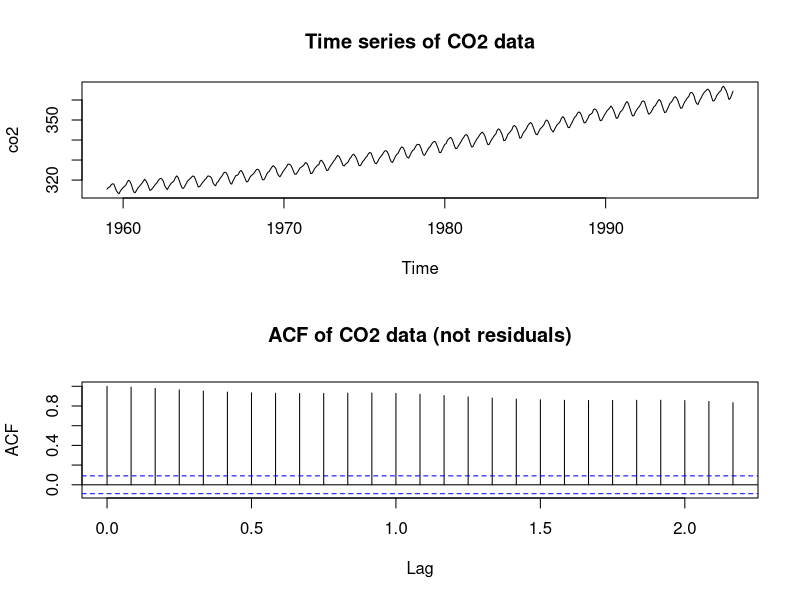
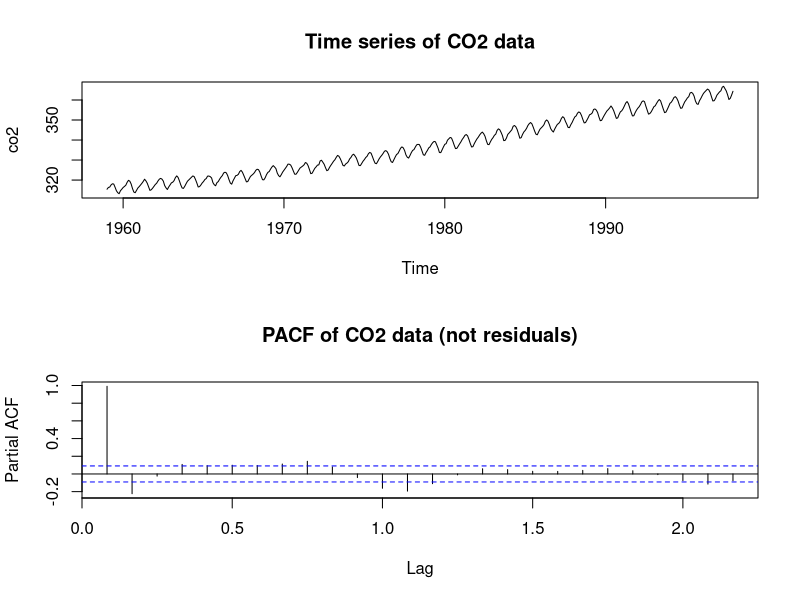

Recreate these plots in R, in order.
## ---- chunk 1
#| include: false
set.seed(2112)
## ---- chunk 2
#| fig-height: 6
#| fig-width: 6
par(mfrow = c(2, 1))
plot(co2, main = "Time series of CO2 data")
acf(co2, main = "ACF of CO2 data (not residuals)")
## ---- chunk 3
#| fig-height: 6
#| fig-width: 6
par(mfrow = c(2, 1))
plot(co2, main = "Time series of CO2 data")
pacf(co2, main = "PACF of CO2 data (not residuals)")
